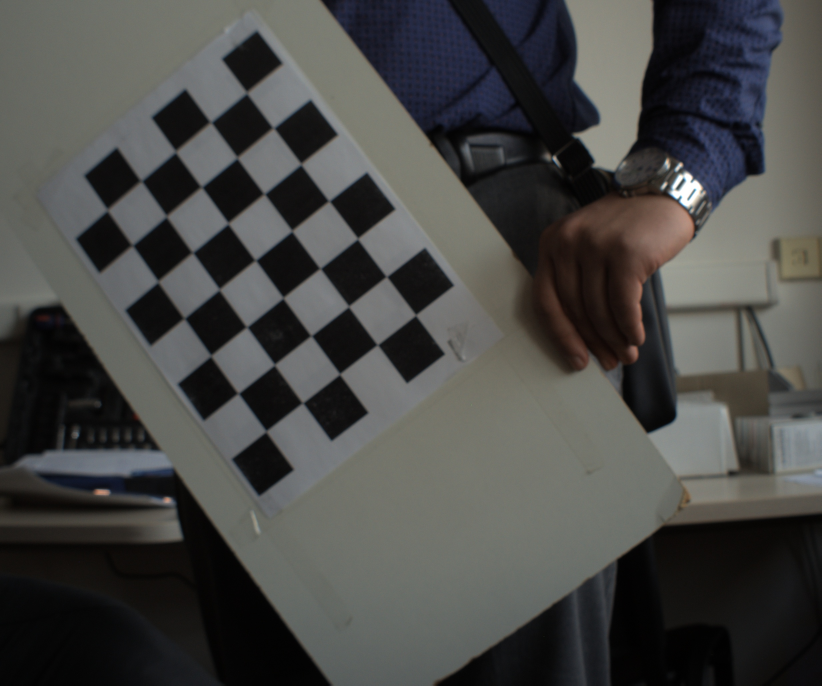
#> input picture Zadanie_2/task_1/images/capture_014.jpg, 2464 x 2056 px (shown at 1/3 size)
$ python -i shape_detector.py   (imports and definitions only)
#> lines starting #> are read from the running program, lines starting #| are printed output that depends on the picture; after the words box and inside, x2 and y2 are one past the last pixel; in counts of white or black regions, pixels touching at a corner belong together
#> further down, picture is the input picture: shape (2056, 2464, 3); mean B, G, R 70.3, 72.2, 72.1
import cv2 as cv
import numpy as np
import os
import glob

from ximea import xiapi

config = {
    "use_hsv": True,
    "swap_hsv_colors": True,
    "old_color": [60, 200, 200],
    "new_color": [120, 255, 255]
}

# [130 lines left out: functions capture_webcam, capture_ximea, not called in this run]

def detect_shapes_in_frame(frame, config=None):
    if config is None:
        config = {}

    image = frame.copy()

    use_hsv = config.get("use_hsv", False)
    swap_hsv_colors = config.get("swap_hsv_colors", False)
    old_color = config.get("old_color")
    new_color = config.get("new_color")

    if use_hsv:
        hsv = frame_to_hsv(image)

        if swap_hsv_colors:
            if old_color is None or new_color is None:
                raise ValueError("old_color and new_color must be provided when swap_hsv_colors=True")

            #print(f"Swapping color {old_color} to {new_color} in HSV space")
            hsv = swap_color(hsv, old_color, new_color)

        image = cv.cvtColor(hsv, cv.COLOR_HSV2BGR)

    output = image.copy()

    gray = cv.cvtColor(image, cv.COLOR_BGR2GRAY)
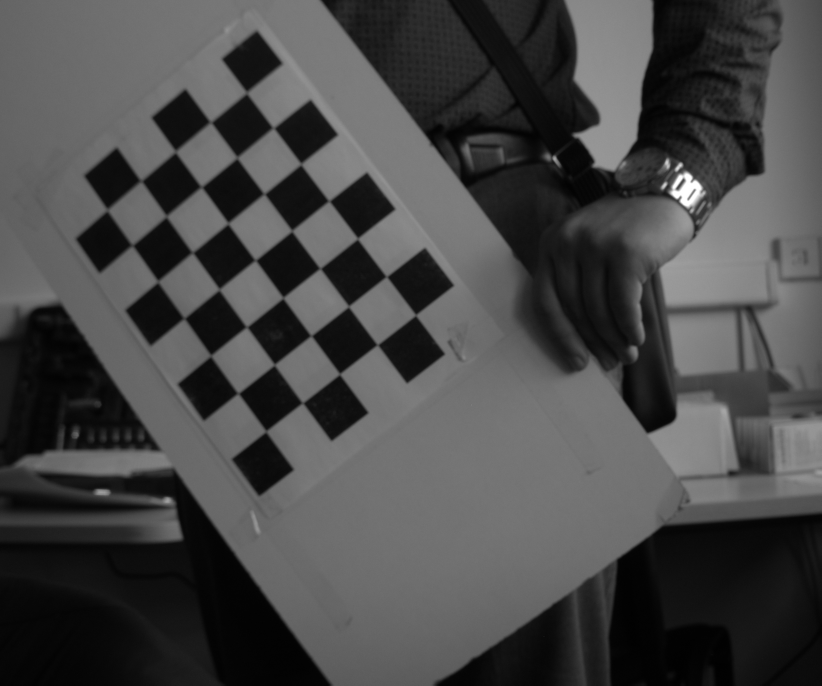
#> gray: shape (2056, 2464) (shown at 1/3 size); min 0, max 255, mean 72
    blurred = cv.GaussianBlur(gray, (9, 9), 0)

    thresh_image = cv.Canny(blurred, 20, 60)
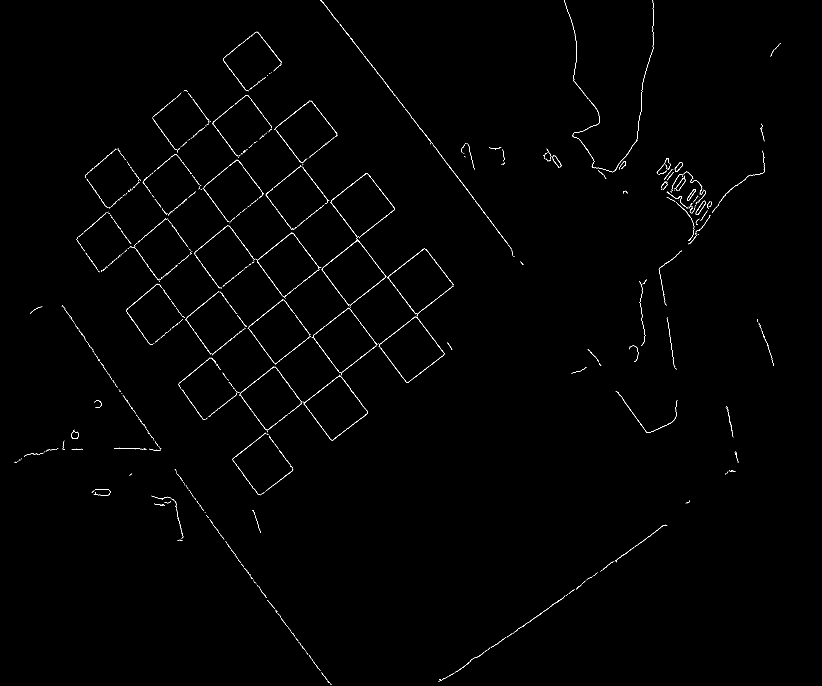
#> thresh_image: shape (2056, 2464) (shown at 1/3 size); 0.49% white in thin lines or dots

    contours, _ = cv.findContours(
        thresh_image, cv.RETR_EXTERNAL, cv.CHAIN_APPROX_SIMPLE
    )
#> contours = 1101 contours, 1027 with area under 20; largest, box (x1, y1, x2, y2) and area: (2024, 487, 2049, 515) 331, (2061, 567, 2088, 602) 270, (990, 520, 1184, 714) 181, (771, 697, 958, 890) 168, (1136, 949, 1322, 1148) 163

    circels = cv.HoughCircles(
        blurred,
        cv.HOUGH_GRADIENT,
        dp=1,
        minDist=120,
        param1=150,
        param2=50,
        minRadius=20,
        maxRadius=80)
#> circels = None

    if circels is not None:

        circels = np.round(circels[0, :]).astype("int")

        for (x, y, r) in circels:
            cv.circle(output, (x, y), r, (0, 255, 255), 3)
            cv.putText(
                output,
                "Circle",
                (x - r, y - r - 10),
                cv.FONT_HERSHEY_DUPLEX,
                0.7,
                (0, 255, 255),
                2
            )

    for contour in contours:

        area = cv.contourArea(contour)
        if area < 1500:
            continue

        peri = cv.arcLength(contour, True)
        if peri == 0:
            continue

        epsilon = 0.04 * peri
        approx = cv.approxPolyDP(contour, epsilon, True)
        if not cv.isContourConvex(approx):
            continue

        x, y, w, h = cv.boundingRect(approx)
        if h == 0:
            continue
        ratio = w / float(h)

        vertices = len(approx)
        shape = "Unknown"

        if vertices == 3:
            shape = "Triangle"

        elif vertices == 4:

            if abs(1.0 - ratio) <= 0.2:
                shape = "Square"
            else:
                shape = "Rectangle"

        elif vertices == 5:
            shape = "Pentagon"

        # [4 lines of commented-out code are left out]

        if shape != "Unknown":

            cv.drawContours(output, [approx], -1, (0, 255, 0), 3)

            M = cv.moments(contour)

            if M["m00"] != 0:
                cx = int(M["m10"] / M["m00"])
                cy = int(M["m01"] / M["m00"])

                cv.circle(output, (cx, cy), 5, (255, 0, 0), -1)

                cv.putText(
                    output,
                    shape,
                    (x, y - 10),
                    cv.FONT_HERSHEY_DUPLEX,
                    0.7,
                    (0, 255, 255),
                    2
                )
#> this loop made 1101 passes
#> area on pass 59: 31

    return output, thresh_image

# [107 lines left out: functions detect_shapes_webcam, detect_shapes_ximea, frame_to_hsv, swap_color, not called in this run]


# [10 lines not run here, left out]

>>> import cv2
>>> picture = cv2.imread('task_1/images/capture_014.jpg')
>>> result = detect_shapes_in_frame(picture)

$ run again, on Zadanie_2/task_1/images/capture_017.jpg
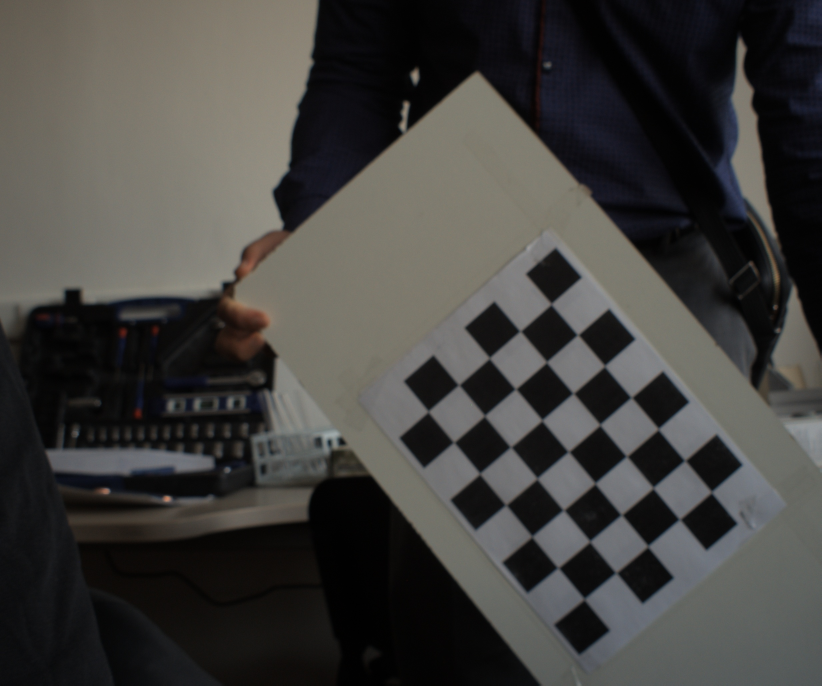
#> input picture Zadanie_2/task_1/images/capture_017.jpg, 2464 x 2056 px (shown at 1/3 size)
#> picture is the input picture: shape (2056, 2464, 3); mean B, G, R 62.3, 65, 66.2
#> in detect_shapes_in_frame, `thresh_image = cv.Canny(blurred, 20, 60)`:
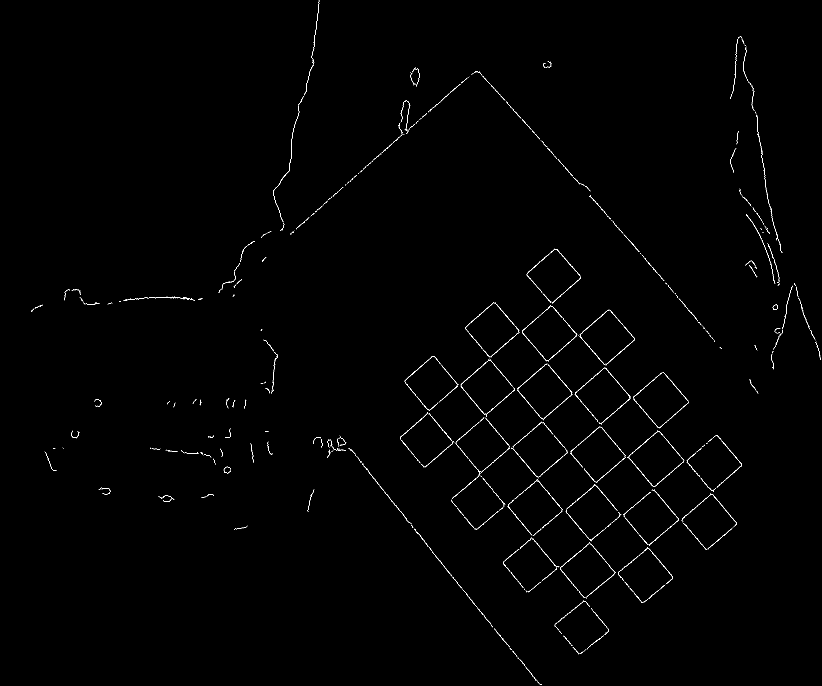
#> thresh_image: shape (2056, 2464) (shown at 1/3 size); 0.43% white in thin lines or dots
#> contours = 993 contours, 920 with area under 20; largest, box (x1, y1, x2, y2) and area: (1551, 1091, 1641, 1227) 88, (1382, 1076, 1468, 1245) 86, (1815, 977, 1904, 1097) 74, (2162, 1322, 2225, 1452) 70, (1739, 929, 1829, 1008) 55
#> circels = None
#> the loop in detect_shapes_in_frame, `for contour in contours: ` made 993 passes
#> area on passes 1 to 3: 0, 0.5, 0
